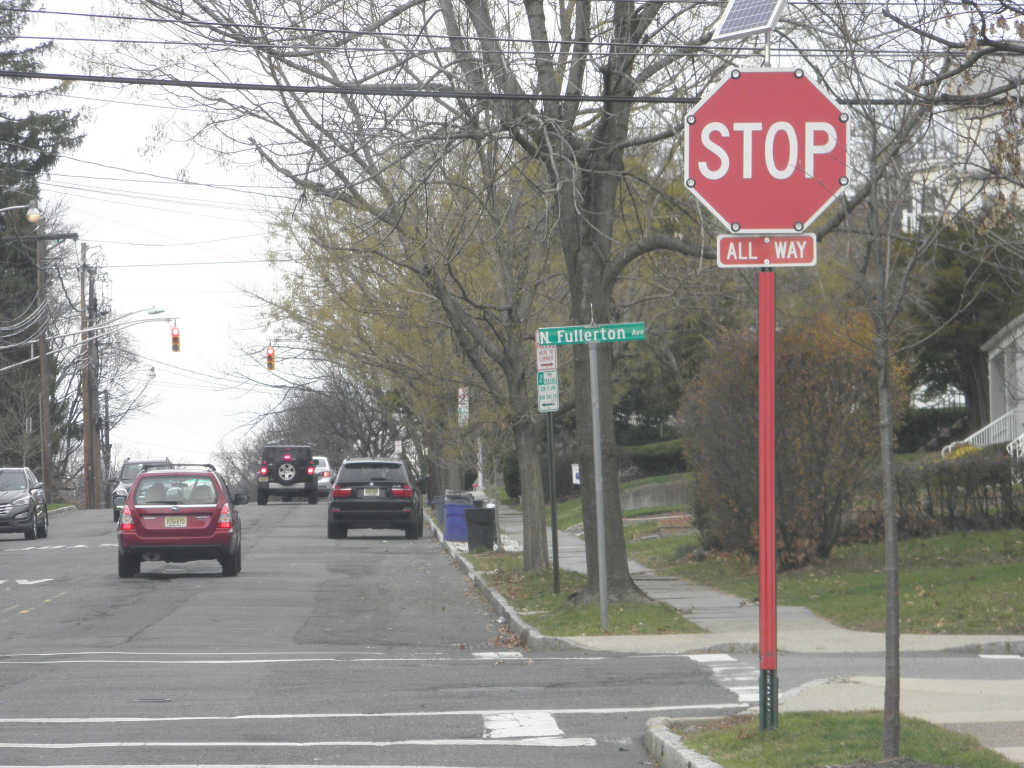
#> input picture images/2.jpg, 2048 x 1536 px (shown at 1/2 size); its folder holds only this picture in this run
$ python myFilter.py --template images/2.jpg --images images
#> lines starting #> are read from the running program, lines starting #| are printed output that depends on the picture; after the words box and inside, x2 and y2 are one past the last pixel; in counts of white or black regions, pixels touching at a corner belong together
import numpy as np
import argparse
import imutils
import glob
import cv2

# construct the argument parser and parse the arguments
ap = argparse.ArgumentParser()
ap.add_argument("-t", "--template", required=True, help="Path to template image")
ap.add_argument("-i", "--images", required=True,
	help="Path to images where template will be matched")
ap.add_argument("-v", "--visualize",
	help="Flag indicating whether or not to visualize each iteration")
args = vars(ap.parse_args())

# load the image image, convert it to grayscale, and detect edges
template = cv2.imread(args["template"])
#> template is the input picture: shape (1536, 2048, 3); mean B, G, R 139.5, 143.7, 146.5
template = cv2.cvtColor(template, cv2.COLOR_BGR2GRAY)
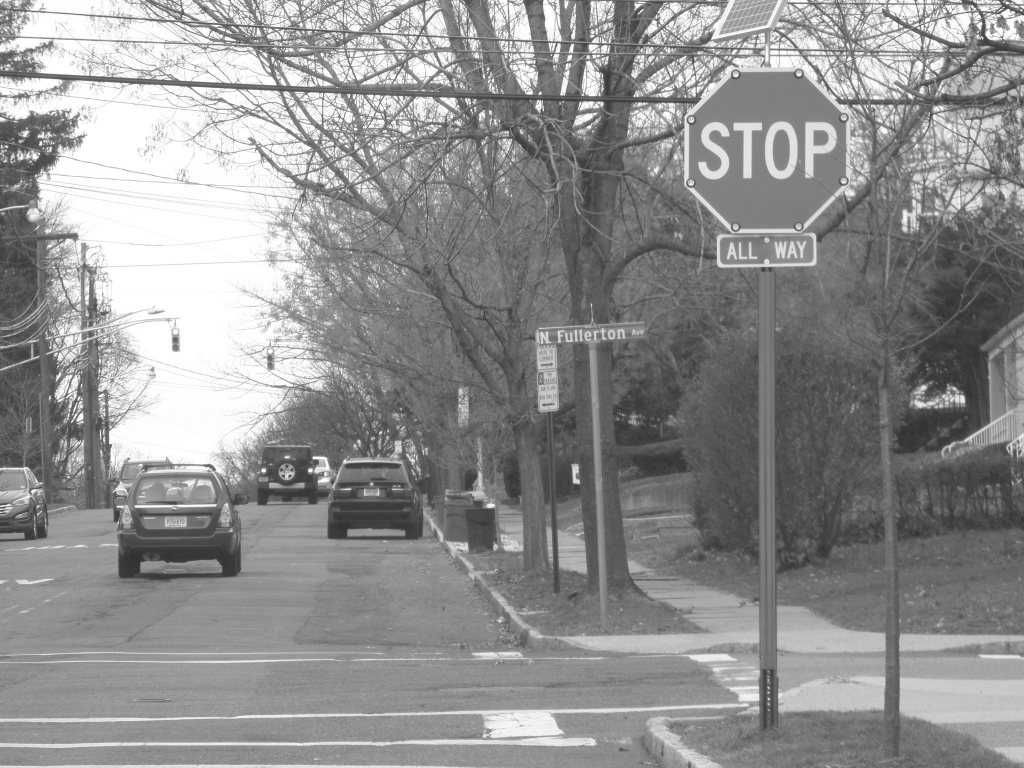
#> template: shape (1536, 2048) (shown at 1/2 size); min 46, max 255, mean 144
template = cv2.Canny(template, 50, 200)
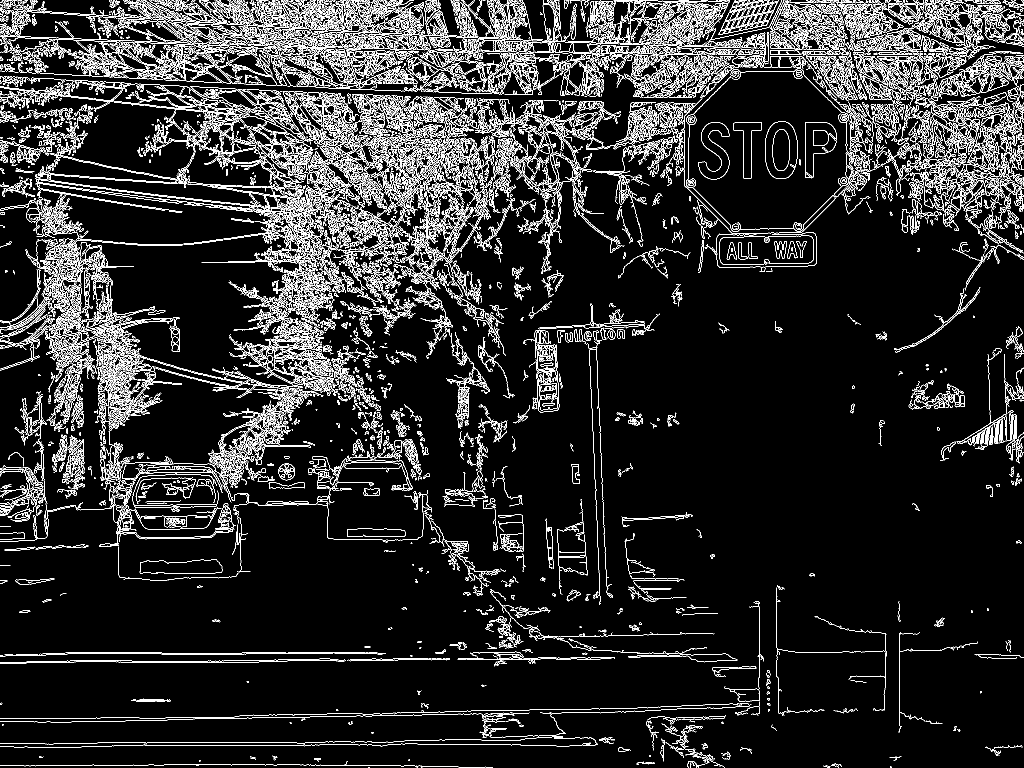
#> template: shape (1536, 2048) (shown at 1/2 size); 10.4% white in thin lines or dots
(tH, tW) = template.shape[:2]
#> tH = 1536; tW = 2048
cv2.imshow("Template", template)

# loop over the images to find the template in
for imagePath in glob.glob(args["images"] + "/*.jpg"):
	# load the image, convert it to grayscale, and initialize the
	# bookkeeping variable to keep track of the matched region
	image = cv2.imread(imagePath)
	gray = cv2.cvtColor(image, cv2.COLOR_BGR2GRAY)
	found = None

	# loop over the scales of the image
	for scale in np.linspace(0.075, 1.0, 20)[::-1]:
		# resize the image according to the scale, and keep track
		# of the ratio of the resizing
		resized = imutils.resize(gray, width = int(gray.shape[1] * scale))
		r = gray.shape[1] / float(resized.shape[1])

		# if the resized image is smaller than the template, then break
		# from the loop
		if resized.shape[0] < tH or resized.shape[1] < tW:
			break
		# detect edges in the resized, grayscale image and apply template
		# matching to find the template in the image
		edged = cv2.Canny(resized, 50, 200)
		result = cv2.matchTemplate(edged, template, cv2.TM_CCOEFF)
		(_, maxVal, _, maxLoc) = cv2.minMaxLoc(result)

		# check to see if the iteration should be visualized
		if args.get("visualize", False):
			# draw a bounding box around the detected region
			clone = np.dstack([edged, edged, edged])
			cv2.rectangle(clone, (maxLoc[0], maxLoc[1]),
				(maxLoc[0] + tW, maxLoc[1] + tH), (0, 0, 255), 2)
			cv2.imshow("Visualize", clone)
			cv2.waitKey(0)

		# if we have found a new maximum correlation value, then update
		# the bookkeeping variable
		if found is None or maxVal > found[0]:
			found = (maxVal, maxLoc, r)
#> this loop made 2 passes
#> found on pass 1: (1.9e+10, (0, 0), 1)

	# unpack the bookkeeping variable and compute the (x, y) coordinates
	# of the bounding box based on the resized ratio
	(_, maxLoc, r) = found
#> r = 1
	(startX, startY) = (int(maxLoc[0] * r), int(maxLoc[1] * r))
#> startX = 0; startY = 0
	(endX, endY) = (int((maxLoc[0] + tW) * r), int((maxLoc[1] + tH) * r))
#> endX = 2048; endY = 1536

	# draw a bounding box around the detected result and display the image
	cv2.rectangle(image, (startX, startY), (endX, endY), (0, 0, 255), 2)
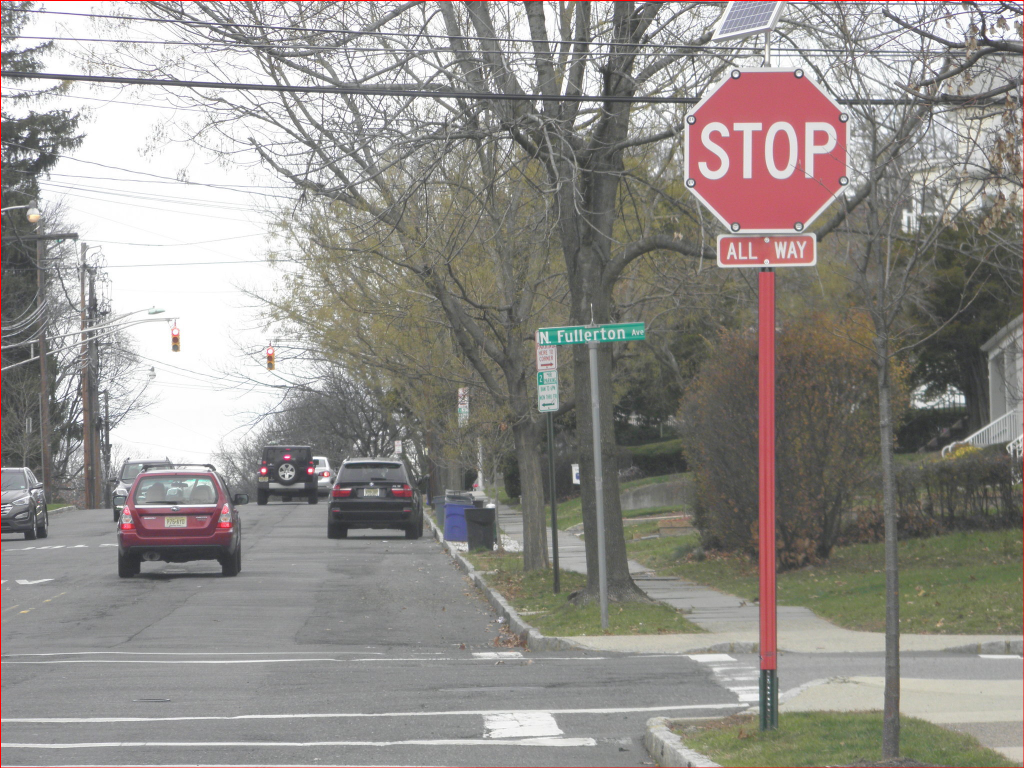
#> image: shape (1536, 2048, 3) (shown at 1/2 size); 0.34% of pixels changed, all inside (x1, y1, x2, y2) = (0, 0, 2048, 1536)
	cv2.imshow("Image", image)
	cv2.waitKey(0)

$ run again, on images/rain.jpg
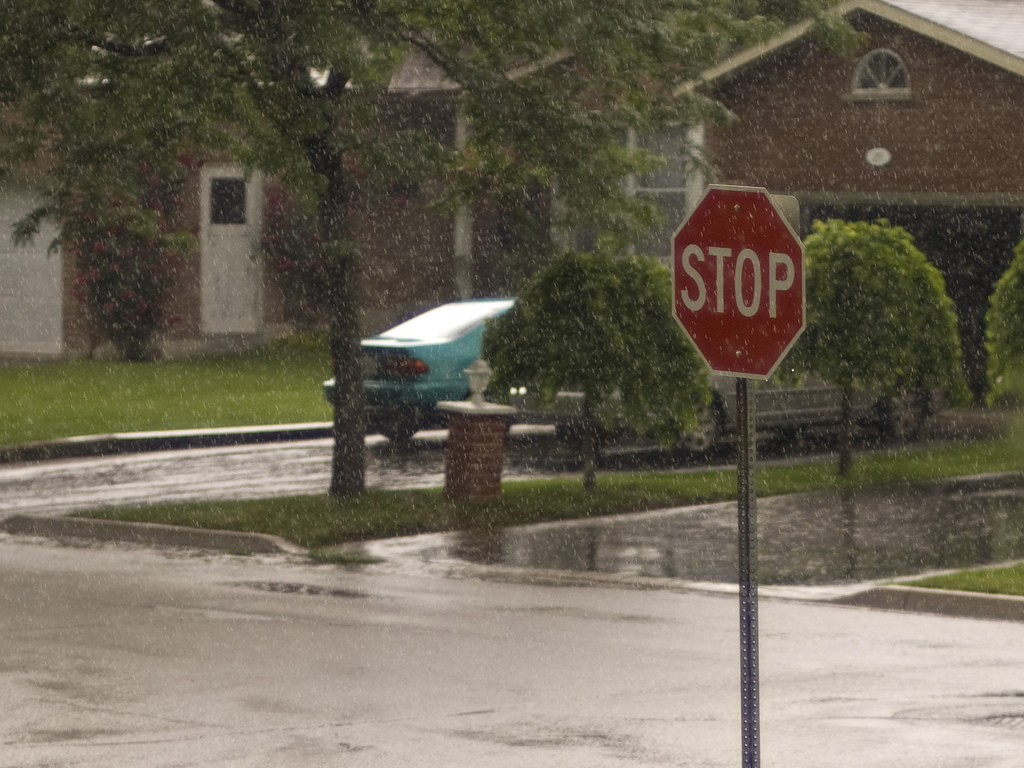
#> input picture images/rain.jpg, 1024 x 768 px
#> template is the input picture: shape (768, 1024, 3); mean B, G, R 85.6, 100.4, 107.6
#> `template = cv2.Canny(template, 50, 200)`:
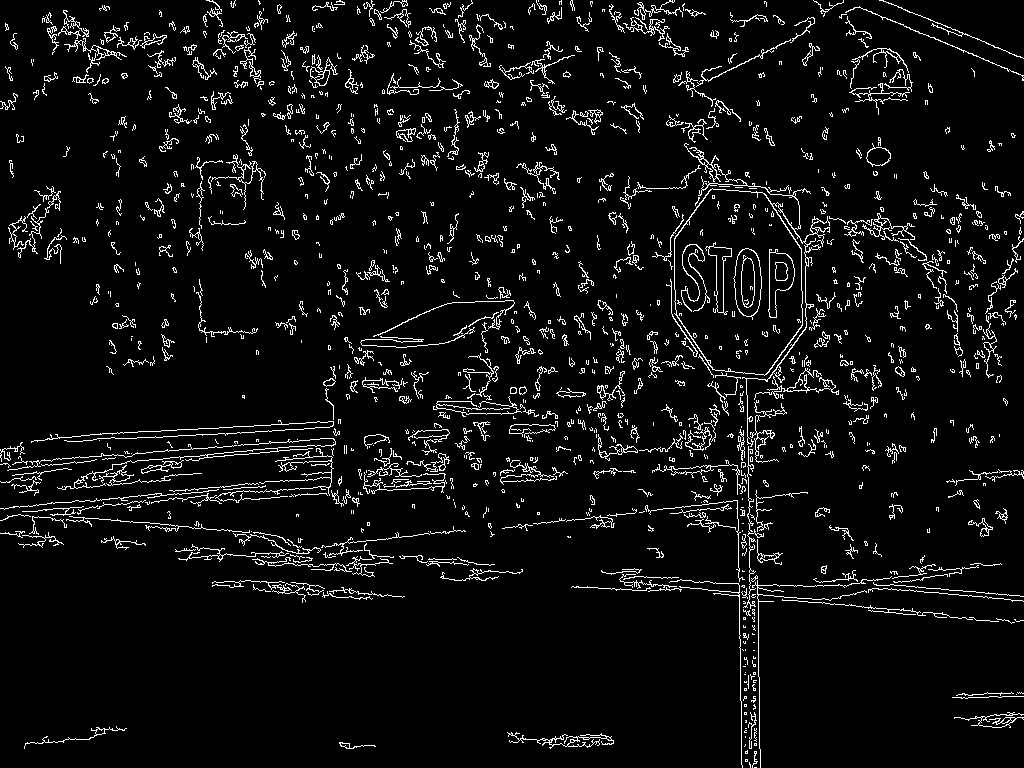
#> template: shape (768, 1024); 5.8% white in thin lines or dots
#> the loop `for scale in np.linspace(0.075, 1.0, 20)[::-1]:` made 2 passes
#> found on pass 1: (2.78e+09, (0, 0), 1)
#> `(_, maxLoc, r) = found`: r = 1
#> startX = 0
#> endX = 1024; endY = 768
#> `cv2.rectangle(image, (startX, startY), (endX, endY), (0, 0, 255), 2)`:
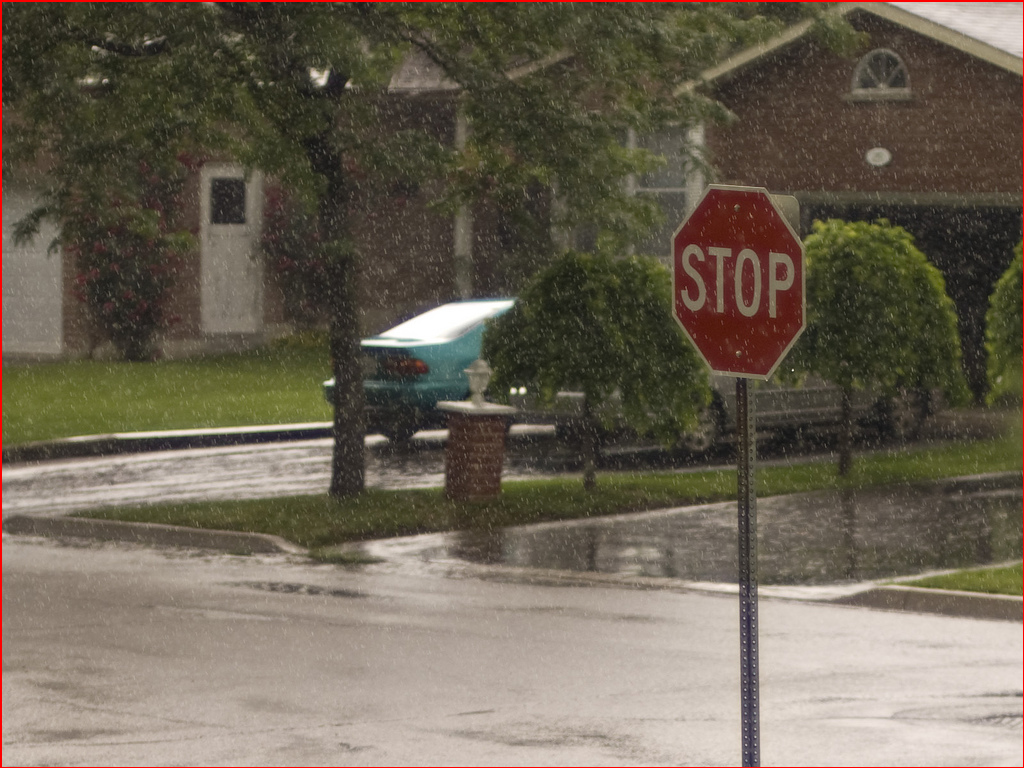
#> image: shape (768, 1024, 3); 0.68% of pixels changed, all inside (x1, y1, x2, y2) = (0, 0, 1024, 768)

$ run again, on images/3.jpg
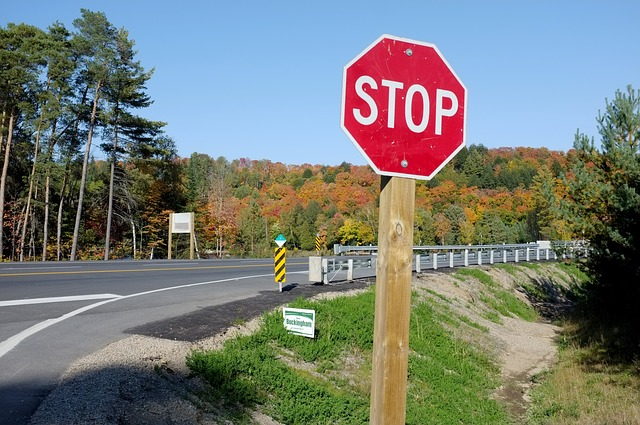
#> input picture images/3.jpg, 640 x 425 px
#> template is the input picture: shape (425, 640, 3); mean B, G, R 118.1, 123.7, 118.3
#> `template = cv2.Canny(template, 50, 200)`:
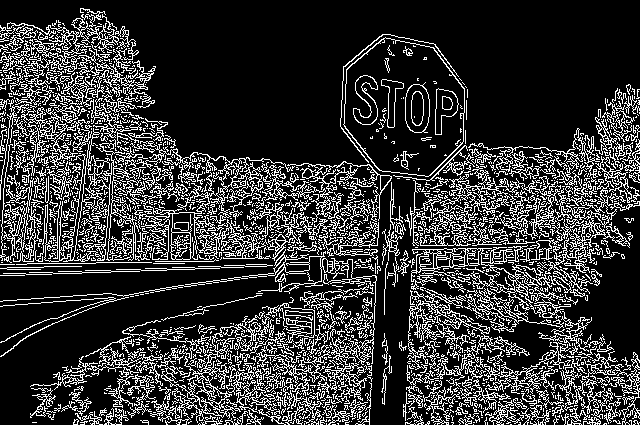
#> template: shape (425, 640); 21.1% white in thin lines or dots
#> the loop `for scale in np.linspace(0.075, 1.0, 20)[::-1]:` made 2 passes
#> found on pass 1: (2.94e+09, (0, 0), 1)
#> `(_, maxLoc, r) = found`: r = 1
#> startX = 0
#> endX = 640; endY = 425
#> `cv2.rectangle(image, (startX, startY), (endX, endY), (0, 0, 255), 2)`:
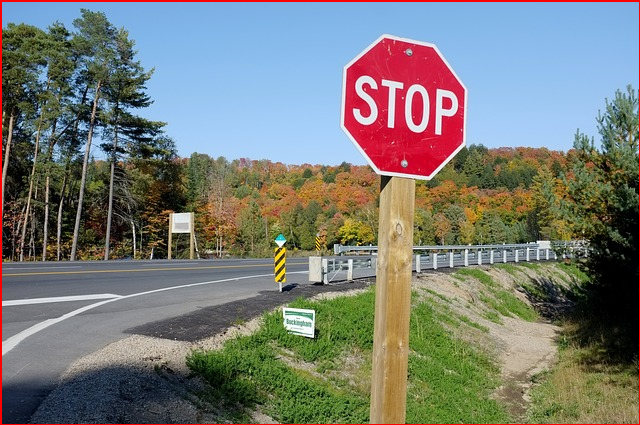
#> image: shape (425, 640, 3); 1.17% of pixels changed, all inside (x1, y1, x2, y2) = (0, 0, 640, 425)
